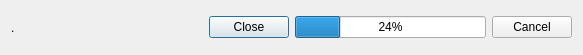
<?xml version="1.0" encoding="UTF-8"?>
<ui version="4.0">
 <class>DialogSaveToFile</class>
 <widget class="QDialog" name="DialogSaveToFile">
  <property name="geometry">
   <rect>
    <x>0</x>
    <y>0</y>
    <width>583</width>
    <height>55</height>
   </rect>
  </property>
  <property name="sizePolicy">
   <sizepolicy hsizetype="Fixed" vsizetype="Fixed">
    <horstretch>0</horstretch>
    <verstretch>0</verstretch>
   </sizepolicy>
  </property>
  <property name="minimumSize">
   <size>
    <width>583</width>
    <height>55</height>
   </size>
  </property>
  <property name="maximumSize">
   <size>
    <width>583</width>
    <height>55</height>
   </size>
  </property>
  <property name="contextMenuPolicy">
   <enum>Qt::NoContextMenu</enum>
  </property>
  <property name="windowTitle">
   <string notr="true"/>
  </property>
  <layout class="QHBoxLayout" name="horizontalLayout_2">
   <item>
    <widget class="QLabel" name="label_result">
     <property name="sizePolicy">
      <sizepolicy hsizetype="Expanding" vsizetype="Preferred">
       <horstretch>0</horstretch>
       <verstretch>0</verstretch>
      </sizepolicy>
     </property>
     <property name="text">
      <string>.</string>
     </property>
    </widget>
   </item>
   <item>
    <widget class="QPushButton" name="pushButton_exit">
     <property name="text">
      <string>Close</string>
     </property>
    </widget>
   </item>
   <item>
    <widget class="QProgressBar" name="progressBar">
     <property name="value">
      <number>24</number>
     </property>
    </widget>
   </item>
   <item>
    <widget class="QPushButton" name="pushButton_cancel">
     <property name="text">
      <string>Cancel</string>
     </property>
    </widget>
   </item>
  </layout>
 </widget>
 <resources/>
 <connections/>
</ui>
